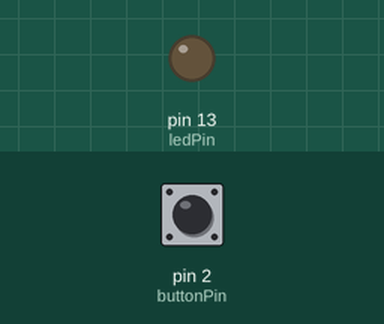
This sketch was run on a simulated Arduino Uno, built with avr-gcc and run on an emulated ATmega328P. On the bench: output pins drawn as LEDs (lit = HIGH). The test bench sets the inputs (shaded band); at power-on: pin 2 (buttonPin) HIGH.

Above: at 1.2 s.
1.3 s: pin 2 (buttonPin) pulled LOW for 0.15 s
At 1.37 s:
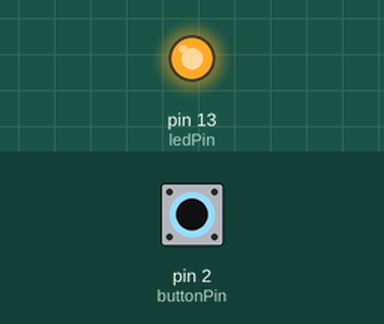
2.9 s: pin 2 (buttonPin) pulled LOW for 3.2 s
At 7.2 s:
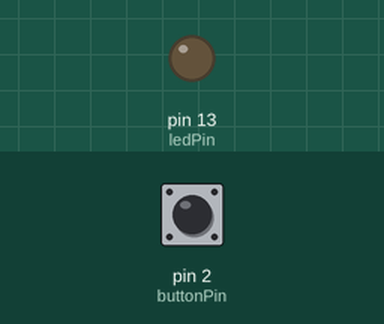
Timing chart, 0 to 8.7 s (numbered marks = the images above; inputs shaded):
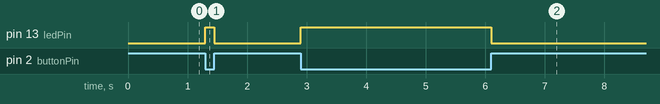

Measured:
- after the input at 1.3 s, pin 13 (ledPin): LOW → HIGH at once, → LOW 0.15 s later
- after the input at 2.9 s, pin 13 (ledPin): LOW → HIGH at once, → LOW 3.2 s later

The sketch:

internal_pullup.ino
```cpp
// Internal Pull-Up Button Input
// Button -> Pin 2, GND
// LED -> Pin 13

int buttonPin = 2;
int ledPin = 13;
int state;

void setup() {
  pinMode(buttonPin, INPUT_PULLUP);
  pinMode(ledPin, OUTPUT);
}

void loop() {
  state = digitalRead(buttonPin);

  if (state == LOW) {        // Button pressed
    digitalWrite(ledPin, HIGH);
  } else {
    digitalWrite(ledPin, LOW);
  }
}
```
